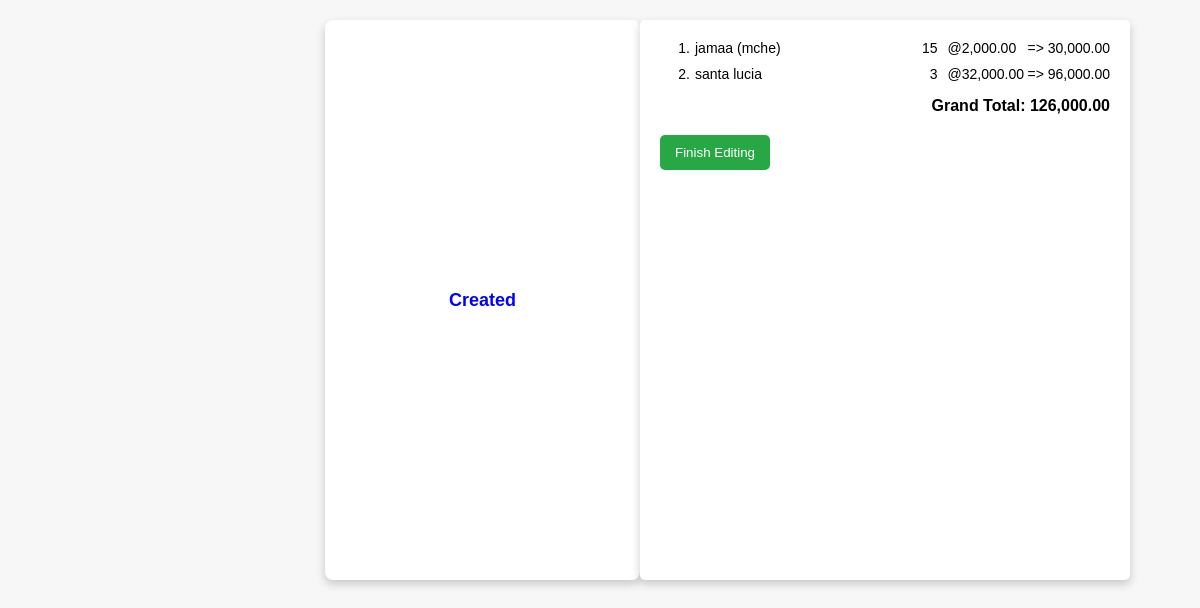
Before: /edit-order.php?order_id=90 with the older database file.
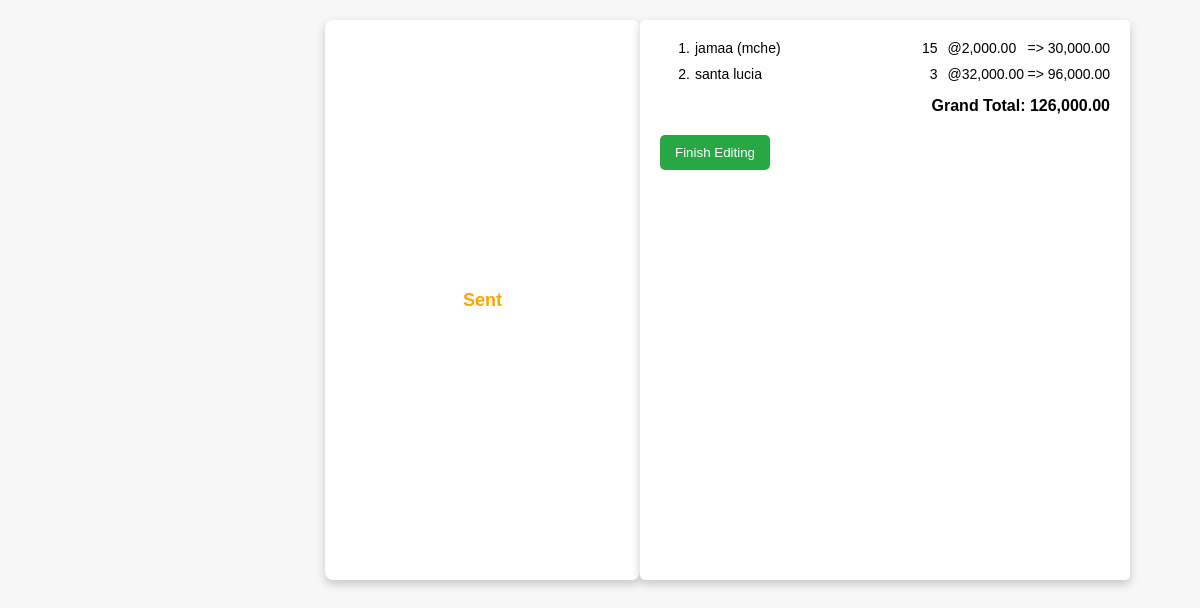
After: the same page with the newer database file.
### tables this page shows
CREATE TABLE `orders` (
  `order_id` int(11) NOT NULL,
  `total` decimal(10,2) NOT NULL,
  `time` datetime DEFAULT current_timestamp(),
  `status` enum('created','sent','delivered','cancelled') DEFAULT 'created',
  `customer_name` varchar(255) NOT NULL,
  `payment_method` enum('cash','debt') NOT NULL,
  `debt_amount` decimal(10,2) DEFAULT 0.00,
  `profit` decimal(10,2) NOT NULL
);

### edit-order.php (the view, shortened to what this page needs)
<?php
include('db_connection.php');
$order_id = $_GET['order_id'];
$queryOrderDetails = "SELECT status, debt_amount FROM orders WHERE order_id = $order_id";
$resultOrderDetails = mysqli_query($conn, $queryOrderDetails);
$orderDetails = mysqli_fetch_assoc($resultOrderDetails);
$status = $orderDetails['status'] ?? '';
?>
<!DOCTYPE html>
<html lang="en">
<head>
    <link rel="stylesheet" href="css/edit-order.css">
</head>
<body>
    <div class="content">
        <form id="editOrderForm" action="finish-editing_order.php" method="POST">
            <div class="main-container">
                <div class="left-section">
                        <div id="statusText" class="status-text text-<?php echo $status; ?>">
                            <?php echo ucfirst($status); ?>
                        </div>
                </div>
                <div class="receipt-container">
                    <?php
                    $queryOrderItems = "SELECT * FROM order_items WHERE order_id = $order_id";
                    $resultOrderItems = mysqli_query($conn, $queryOrderItems);
                    if (mysqli_num_rows($resultOrderItems) > 0):
                    ?>
                        <?php
                        $sn = 1;
                        $grandTotal = 0;
                        while ($row = mysqli_fetch_assoc($resultOrderItems)):
                            $subtotal = $row['quantity'] * $row['selling_price'];
                            $grandTotal += $subtotal;
                        ?>
                            <div class="order-item" id="item-<?php echo $row['item_id']; ?>">
                                <span class="sn"><?php echo $sn++; ?>.</span>
                                <span class="name"><?php echo $row['name']; ?></span>
                                <span class="quantity">
                                    <span id="quantity-<?php echo $row['item_id']; ?>"><?php echo $row['quantity']; ?></span>
                                </span>
                                <span class="price">@<?php echo number_format($row['selling_price'], 2); ?></span>
                                <span class="total" id="subtotal-<?php echo $row['item_id']; ?>"> => <?php echo number_format($subtotal, 2); ?></span>
                            </div>
                        <?php endwhile; ?>
                        <div class="total-price">Grand Total: <span id="grandTotal"><?php echo number_format($grandTotal, 2); ?></span></div>
                    <?php else: ?>
                        <p>No items found for this order.</p>
                    <?php endif; ?>
                    <button type="submit" class="finish-editing-button">Finish Editing</button>
                </div>
            </div>
        </form>
    </div>
</body>
</html>

Changed rows visible on the page:
changed orders: status "Created" → "Sent"
